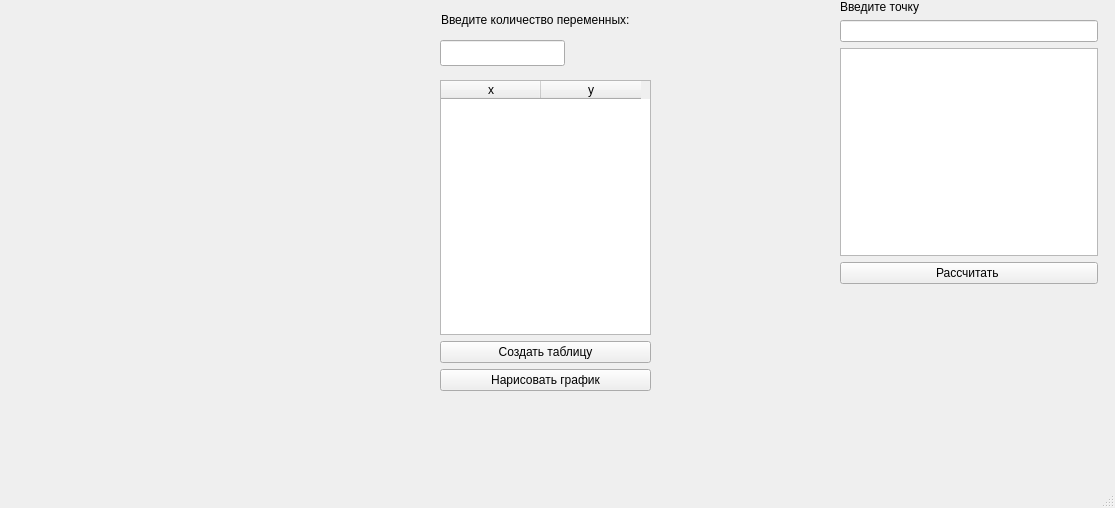
<?xml version="1.0" encoding="UTF-8"?>
<ui version="4.0">
 <class>MainWindow</class>
 <widget class="QMainWindow" name="MainWindow">
  <property name="geometry">
   <rect>
    <x>0</x>
    <y>0</y>
    <width>1115</width>
    <height>508</height>
   </rect>
  </property>
  <property name="windowTitle">
   <string>MainWindow</string>
  </property>
  <widget class="QWidget" name="centralwidget">
   <widget class="QCustomPlot" name="graph" native="true">
    <property name="geometry">
     <rect>
      <x>0</x>
      <y>0</y>
      <width>431</width>
      <height>421</height>
     </rect>
    </property>
   </widget>
   <widget class="QWidget" name="layoutWidget">
    <property name="geometry">
     <rect>
      <x>840</x>
      <y>0</y>
      <width>258</width>
      <height>284</height>
     </rect>
    </property>
    <layout class="QVBoxLayout" name="verticalLayout_2">
     <item>
      <layout class="QVBoxLayout" name="verticalLayout">
       <item>
        <widget class="QLabel" name="label">
         <property name="text">
          <string>Введите точку</string>
         </property>
        </widget>
       </item>
       <item>
        <widget class="QLineEdit" name="pointGraph"/>
       </item>
      </layout>
     </item>
     <item>
      <widget class="QTextEdit" name="textEdit"/>
     </item>
     <item>
      <widget class="QPushButton" name="CalculationDerivatives">
       <property name="text">
        <string>Рассчитать </string>
       </property>
       <property name="default">
        <bool>false</bool>
       </property>
       <property name="flat">
        <bool>false</bool>
       </property>
      </widget>
     </item>
    </layout>
   </widget>
   <widget class="QLabel" name="label_2">
    <property name="geometry">
     <rect>
      <x>441</x>
      <y>11</y>
      <width>234</width>
      <height>18</height>
     </rect>
    </property>
    <property name="text">
     <string>Введите количество переменных:</string>
    </property>
   </widget>
   <widget class="QLineEdit" name="NumberPoints">
    <property name="geometry">
     <rect>
      <x>440</x>
      <y>40</y>
      <width>125</width>
      <height>26</height>
     </rect>
    </property>
    <property name="maximumSize">
     <size>
      <width>1677</width>
      <height>16777215</height>
     </size>
    </property>
   </widget>
   <widget class="QWidget" name="layoutWidget">
    <property name="geometry">
     <rect>
      <x>440</x>
      <y>80</y>
      <width>211</width>
      <height>311</height>
     </rect>
    </property>
    <layout class="QVBoxLayout" name="verticalLayout_3">
     <item>
      <widget class="QTableWidget" name="tablePoints">
       <column>
        <property name="text">
         <string>x</string>
        </property>
       </column>
       <column>
        <property name="text">
         <string>y</string>
        </property>
       </column>
      </widget>
     </item>
     <item>
      <widget class="QPushButton" name="CreateTable">
       <property name="text">
        <string>Создать таблицу</string>
       </property>
      </widget>
     </item>
     <item>
      <widget class="QPushButton" name="CreateGraph">
       <property name="text">
        <string>Нарисовать график</string>
       </property>
      </widget>
     </item>
    </layout>
   </widget>
  </widget>
  <widget class="QMenuBar" name="menubar">
   <property name="geometry">
    <rect>
     <x>0</x>
     <y>0</y>
     <width>1115</width>
     <height>23</height>
    </rect>
   </property>
  </widget>
  <widget class="QStatusBar" name="statusbar"/>
 </widget>
 <customwidgets>
  <customwidget>
   <class>QCustomPlot</class>
   <extends>QWidget</extends>
   <header>qcustomplot.h</header>
   <container>1</container>
  </customwidget>
 </customwidgets>
 <resources/>
 <connections/>
</ui>
